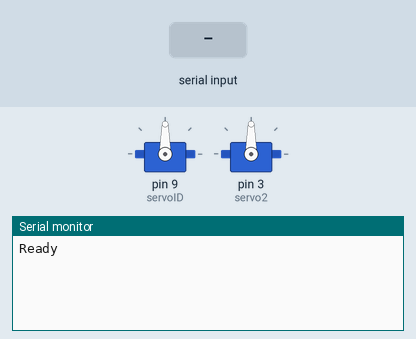
A sketch run on a simulated Arduino Uno, built with avr-gcc and run on an emulated ATmega328P. Parts: 2 × servo, the last lines printed to the serial monitor. Inputs (shaded band) come from the test bench.

Above: at 1.2 s.
1.3 s: "<osuma1.5>" received over Serial
At 2.3 s:
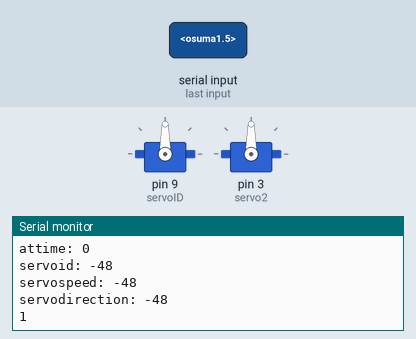
2.8 s: "<90,45>" received over Serial
At 3.4 s:
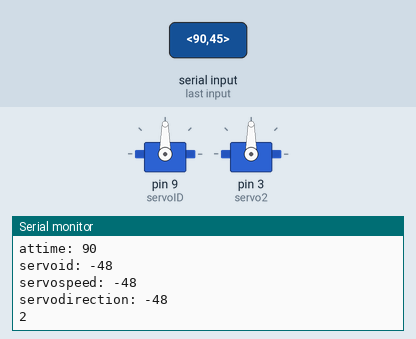
4.3 s: "<1>" received over Serial
At 5.5 s:
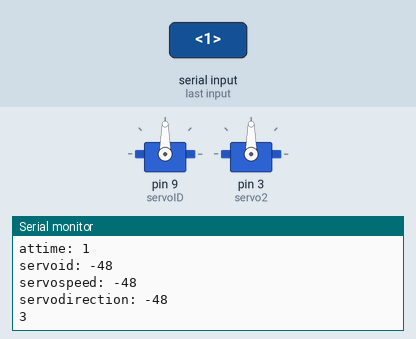

Measured:
- after the input at 1.3 s, the serial monitor: prints a new line at once (image 1)
- after the input at 2.8 s, the serial monitor: prints a new line at once (image 2)
- after the input at 4.3 s, the serial monitor: prints a new line at once (image 3)

The sketch:

timelapseV2.ino
```cpp
#include <Servo.h>
#define Length 10

typedef struct{
 unsigned long int atTime;
 int servoID;
 int servoSpeed;
 int servoDir;
}commandAction;

commandAction actionlist[Length];

//struct commandAction actionlist[1000];


Servo servo1; Servo servo2;
String sanoma="";
boolean sanomaReady=false;
boolean sanomaOngoing=false;
int actionlistIndex=0;
int actionlistNext=0;

//commandAction actionlist[];

void setup() {

  pinMode(1,OUTPUT);
  servo1.attach(9); //analog pin 0
  //servo1.setMaximumPulse(2000);
  //servo1.setMinimumPulse(700);


  servo2.attach(3); //analog pin 1
  Serial.begin(19200);
  Serial.println("Ready");

}

void loop() {

  //servo write 89 -0 toinen suunta, 90-179 toinen suunta
  static int v = 0;
  static int v2 = 0;
  static int servoID=9;
  static int servoID2=3;
  static int sign=1;
  //static int rotatetime=0;
  static unsigned long time;
  time= millis();


  int i=0;

 /*
  if(actionlistIndex>0){
  Serial.println(actionlist[actionlistNext].atTime);
  Serial.println(time);
  }
 */


  if (actionlistIndex>0 && actionlist[actionlistNext].atTime!=0 && time>actionlist[actionlistNext].atTime){
    Serial.println(actionlist[actionlistNext].atTime);
    int tmpIndex=0;
    if (actionlist[actionlistNext].servoSpeed>0){
      //Serial.println("tuli tanne");

      if (actionlist[actionlistNext].servoID==1){
        v=actionlist[actionlistNext].servoSpeed*10-2;
        sign=actionlist[actionlistNext].servoDir;

        if(sign==1){
        sign=-0;
        v=187 - v;
        }

        servo1.attach(servoID);


        servo1.write(v);
        Serial.println("servo start");

        v=0;
        tmpIndex=1;
      }


    }
    if(actionlist[actionlistNext].servoSpeed==0){
      if(actionlist[actionlistNext].servoID==1){
          Serial.println("servo detach");
           servo1.detach();
           tmpIndex=1;
      }


    }
          if(tmpIndex!=0){
          actionlistNext=actionlistNext+1;
          Serial.println(actionlistNext);

          }

  }


  if ( Serial.available()) {
    char ch = Serial.read();

    //viestin alku
    if(ch == '<'){
        sanomaOngoing=true;

      }
      //viestin loppu
      if (ch == '>'){
        sanomaOngoing=false;
        sanomaReady=true;

      }

    //lisataan merkit sanomaan
    if(sanomaOngoing && ch!='<'){


            sanoma=sanoma + ch;


    }
    //sanoma valmis
    if(sanomaReady){
                    Serial.print("sanoma: ");
                    Serial.println(sanoma);
                    //Serial.println(sanoma.substring(0,10));

                    //At time extract
                    char charAtTime[11];
                    String stringAtTime=sanoma.substring(0,10);
                    stringAtTime.toCharArray(charAtTime, sizeof(charAtTime));
                    unsigned long int tmpAtTime=atol(charAtTime);
                    Serial.print("attime: ");
                    Serial.println(tmpAtTime);

                   //servoid extract
                    String stringServoId=sanoma.substring(10,11);
                    int tmpServoId=stringServoId[0]-48;
                    Serial.print("servoid: ");
                    Serial.println(tmpServoId);


                    //servospeed extract
                    String stringServoSpeed=sanoma.substring(11,12);
                    int tmpServoSpeed=stringServoSpeed[0]-48;
                    Serial.print("servospeed: ");
                    Serial.println(tmpServoSpeed);

                    //servodirection extract
                    String stringServoDir=sanoma.substring(12,13);
                    int tmpServoDir=stringServoDir[0]-48;
                    Serial.print("servodirection: ");
                    Serial.println(tmpServoDir);

                   actionlist[actionlistIndex].atTime=tmpAtTime;
                   actionlist[actionlistIndex].servoID=tmpServoId;
                   actionlist[actionlistIndex].servoSpeed=tmpServoSpeed;
                   actionlist[actionlistIndex].servoDir=tmpServoDir;
                   //Serial.println(actionlist[actionlistIndex].atTime);
                    /*
                    commandAction tmpCommandAction;
                    //tmpCommandAction.atTime=19191991;
                    tmpCommandAction.atTime=tmpAtTime;
                    tmpCommandAction.servoID=tmpServoId;
                    tmpCommandAction.servoSpeed=tmpServoSpeed;
                    tmpCommandAction.servoDir=tmpServoDir;
                    //actionlist[0]=tmpCommandAction;
                    */
                    actionlistIndex=actionlistIndex+1;
                    Serial.println(actionlistIndex);

                    sanoma="";
                    sanomaReady=false;
            }
  //static unsigned long detachS1;

  //detachS1=0;

  /*
  if(detachS1!=0 && time>detachS1){

      Serial.println("Detaching Servo1");
      servo1.detach();
      detachS1=0;

  }
  */

/*


    if(ch == '<') {

        i=0;
        Serial.println(Serial.available());
        if(Serial.available()){
        ch=Serial.read();
        Serial.println("hottii shittii");
        }
        //while (!sanomaValmis)
        while (Serial.available() && !sanomaValmis && i<10){
          ch = Serial.read();
               //Serial.println("osuma1.5");


          //oliko loppumerkki
          if (ch =='>') {
                  Serial.println("osuma2");

            sanomaValmis=true;
            Serial.println(sanoma);
          }
          else {

            Serial.println(ch);
            sanoma+=ch;
            // strArray[i]=val; //laitetaan merkki bufferiin
          }

          i++;

        }
    }
    sanomaValmis=false;
    sanoma="";
    */
  }


//switch logic: direction (-, optional), time (optional: s,m,l), speed: 0..9 (optional), servo: a-x)

/*
    switch(ch) {

      //direction to rotate
      case '-':
        sign=-1*sign;
        Serial.println(sign, DEC);

        break;

      //small time to rotate
      case 's':
      //115
      //Serial.println(ch, DEC);
      rotatetime=500;
      detachS1=time+500;
      break;

      //medium time to rotate
      case 'm':
      //109
      //Serial.println(ch, DEC);
      rotatetime=5000;
      detachS1=time+5000;

      break;

      //large time to rotate
      case 'l':
      //108
      //Serial.println(ch, DEC);
      detachS1=time+20000;
      rotatetime=20000;
      break;


        //servo speed for continuous. 0 is fastest and 9 slowest
      case '0'...'9':
        //char merkit on koodilta 48-57
        //v = v * 100 + ch - '0';
        //v=ch-40;
        if(ch==48){
          v=1;
        }
        else{
        v=ch-48;
        }
        v=v*10-2;

        v2=ch-48;
        v2=v2*40-1;


        v2=v2*sign;
        if(sign==-1){
        sign=-1*sign;
        v=187 - v;
        }
        Serial.println("");
        Serial.println (" ---------- ");

        Serial.print("'0-9' :");
        Serial.print(" CH:");
        Serial.print(ch, DEC);
        Serial.print(" V:");
        Serial.print(v, DEC);
        Serial.print( " V2:");
        Serial.print(v2, DEC);
        Serial.println(" . Case 0-9 --END");
        //v=v+ch -'0';
        break;

      // servo a (there are servos a,b,c,d,e,f,g)
      case 'a':
        Serial.print("'A' :");
        Serial.print(" V:");
        Serial.println(v, DEC);
        servo1.attach(servoID);


        servo1.write(v);

        if(v==0){
        servo1.detach();
        }
        v = 0;
        break;

      //detach all servos
      case 'd':
        servo1.detach();
        break;
      //attach all servos
      case 'x':
        Serial.print("'x' :");
        Serial.println(v2, DEC);
        servo2.write(v2);
        delay(500);
        v = 0;
        v2 =0;
        break;
    }

*/


  }
```
